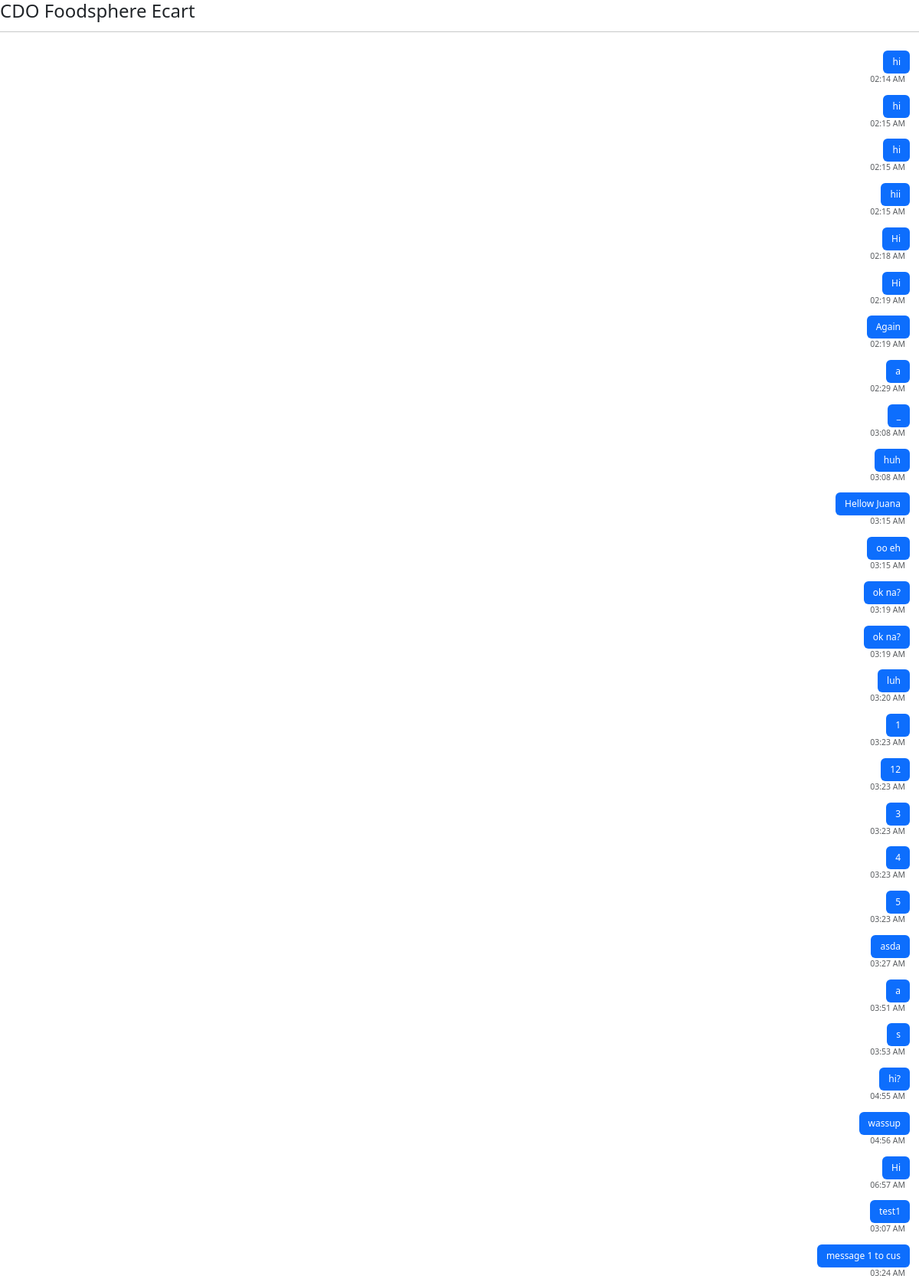
Page /html/messaging/message_adm.php?sent_to=CDO Foodsphere Ecart (upper part) on the committed database.
### tables this page shows
CREATE TABLE `messages` (
  `id` int NOT NULL,
  `username` varchar(50) NOT NULL,
  `sent_to` varchar(200) NOT NULL,
  `message` text NOT NULL,
  `created_at` timestamp NOT NULL DEFAULT CURRENT_TIMESTAMP,
  `position` varchar(200) NOT NULL
);

### html/messaging/message_adm.php (the view, shortened to what this page needs)
<?PHP
require_once("../../conn.php");
$sent_to = htmlspecialchars($_GET['sent_to']);
$stmt = $conn->prepare("SELECT * FROM messages WHERE username = '$_GET[sent_to]' OR sent_to='$_GET[sent_to]' ORDER BY created_at ASC");
$stmt->execute();
$result = $stmt->get_result();
?>
<!DOCTYPE html>
<html lang="en">
<head>
    <link href="https://cdn.jsdelivr.net/npm/bootstrap@5.3.3/dist/css/bootstrap.min.css" rel="stylesheet">
    <link rel="stylesheet" href="https://cdn.jsdelivr.net/npm/bootstrap-icons@1.11.3/font/bootstrap-icons.min.css">
    <link rel="stylesheet" href="https://cdnjs.cloudflare.com/ajax/libs/toastr.js/latest/toastr.css">
    <link href="https://cdn.jsdelivr.net/npm/remixicon@4.5.0/fonts/remixicon.css" rel="stylesheet">
</head>
<body>
    <h2><?PHP echo $sent_to ?></h2>
    <hr>
    <div class="chat-wrapper">
        <div class="messages-container" id="chatContainer">
            <div class="message_holder" role="log" aria-live="polite">
                <?php
                while ($row = $result->fetch_assoc()) {
                    $isCurrentUser = $row["position"] === "admin";
                    $color = $isCurrentUser ? "bg-primary text-white rounded-3" : "bg-secondary text-white rounded-3";
                    $position = $isCurrentUser ? "me-2 ms-auto text-end" : "ms-2 me-auto text-start";
                    $messageStyle = "max-width: 70%";
                    $containerStyle = $isCurrentUser ? "d-flex flex-column align-items-end mb-3" : "d-flex flex-column align-items-start mb-3";
                    echo '<div class="' . $containerStyle . '">';
                    echo '  <div class="message-item p-2 px-3 text-break ' . $color . '" style="' . $messageStyle . '">';
                    echo '      <span class="d-inline-block">' . htmlspecialchars($row['message']) . '</span>';
                    echo '  </div>';
                    echo '  <small class="text-muted ' . $position . '" title="' . htmlspecialchars($row['created_at']) . '">' .
                        date('h:i A', strtotime($row['created_at'])) .
                        '</small>';
                    echo '</div>';
                }
                ?>
            </div>
        </div>
    </div>
</body>
</html>

### html/messaging/message_adm.php (style rules this page uses)
html, body { height: 100vh; margin: 0; padding: 0; overflow: hidden; font-size: 12px; }
.chat-wrapper { height: 85%; display: flex; flex-direction: column; }
.messages-container { flex: 1; overflow-y: auto; padding: 1rem; }

### rows in the picture
messages: message "hi", created_at "02:14 AM"
messages: message "hi", created_at "02:15 AM"
messages: message "hi", created_at "02:15 AM"
messages: message "hii", created_at "02:15 AM"
messages: message "Hi", created_at "02:18 AM"
messages: message "Hi", created_at "02:19 AM"
messages: message "Again", created_at "02:19 AM"
messages: message "a", created_at "02:29 AM"
messages: message "_", created_at "03:08 AM"
messages: message "huh", created_at "03:08 AM"
messages: message "Hellow Juana", created_at "03:15 AM"
messages: message "oo eh", created_at "03:15 AM"
messages: message "ok na?", created_at "03:19 AM"
messages: message "ok na?", created_at "03:19 AM"
messages: message "luh", created_at "03:20 AM"
messages: message "1", created_at "03:23 AM"
messages: message "12", created_at "03:23 AM"
messages: message "3", created_at "03:23 AM"
messages: message "4", created_at "03:23 AM"
messages: message "5", created_at "03:23 AM"
messages: message "asda", created_at "03:27 AM"
messages: message "a", created_at "03:51 AM"
messages: message "s", created_at "03:53 AM"
messages: message "hi?", created_at "04:55 AM"
messages: message "wassup", created_at "04:56 AM"
messages: message "Hi", created_at "06:57 AM"
messages: message "test1", created_at "03:07 AM"
messages: message "message 1 to cus", created_at "03:24 AM"
